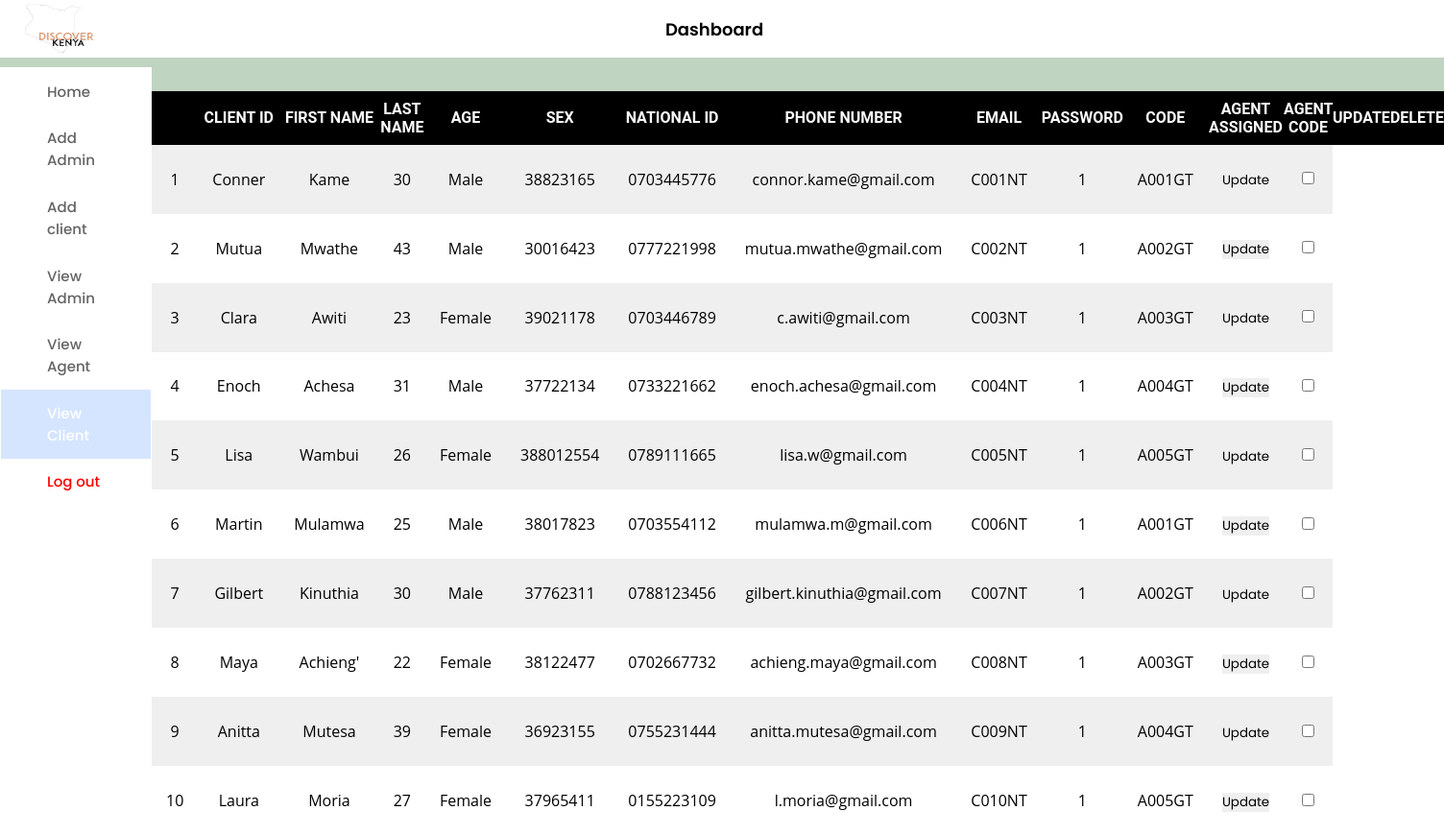
/Admin-Interface/view_client_test.php, run on the app's committed database.
### tables this page shows
CREATE TABLE `clients` (
  `client_id` int(10) NOT NULL,
  `client_fname` varchar(255) NOT NULL,
  `client_lname` varchar(255) NOT NULL,
  `age` int(3) NOT NULL,
  `sex` varchar(255) NOT NULL,
  `national_id` int(10) NOT NULL,
  `phone_number` varchar(15) NOT NULL,
  `client_email` varchar(255) NOT NULL,
  `password` varchar(255) NOT NULL,
  `registered_at` datetime NOT NULL DEFAULT current_timestamp(),
  `code_assigned` tinyint(1) NOT NULL DEFAULT 0,
  `client_code` varchar(6) DEFAULT NULL,
  `agent_assigned` tinyint(1) NOT NULL DEFAULT 0,
  `agent_code` varchar(6) NOT NULL
);

### Admin-Interface/clientdb.php (called while the page is built, shortened)
<?php
require_once("../Processes/DBCONNECT.php");
$sqli="SELECT * FROM clients";
$result = mysqli_query($conn , $sqli);
$test=mysqli_fetch_all($result, MYSQLI_ASSOC);
?>

### Admin-Interface/view_client_test.php (the view, shortened to what this page needs)
<!DOCTYPE html>
<html lang="en">
<head>
  <link rel="stylesheet" href="view_client_test.css" />
  <link rel="stylesheet" href="https://cdnjs.cloudflare.com/ajax/libs/font-awesome/6.2.0/css/all.min.css" />
</head>
<body>
  <header class="header">
    <img src="Logo.png" alt="" width="80px" height="60px">
    <div class="title">
      <span>Dashboard</span>
    </div>
      <h4><?php  include("../Processes/admin-login-process.php"); ?><?php  echo $_SESSION['admin_email']; ?></h4>
  </header>
  <div class="container">
    <nav>
      <div class="side_navbar">
        <a href="Admin_test.php">Home</a>
        <a href="add_admin_test.php">Add Admin</a>
        <a href="add_client_test.php">Add client</a>
        <a href="view_admin_test.php">View Admin</a>
        <a href="view_agent_test.php">View Agent</a>
        <a class="active" href="#">View Client</a>
        <a class="log-out-button" href="admin-login.php">Log out</a>
      </div>
    </nav>
    <table>
        <th>
            <th>Client ID</th>
            <th>First Name</th>
            <th>Last Name</th>
            <th>Age</th>
            <th>Sex</th>
            <th>National ID</th>
            <th>Phone Number</th>
            <th>Email</th>
            <th>Password</th>
            <th>Code</th>
            <th>Agent Assigned</th>
            <th>Agent Code</th>
            <th>Update</th>
            <th>Delete</th>
        </th>
        <tbody>
                <?php
                    require_once("clientdb.php");
                    foreach ($test as $key => $value){
                ?>
                <tr>
                    <td><?php echo $value["client_id"] ?></td>
                    <td><?php echo $value["client_fname"] ?></td>
                    <td><?php echo $value["client_lname"] ?></td>
                    <td><?php echo $value["age"] ?></td>
                    <td><?php echo $value["sex"] ?></td>
                    <td><?php echo $value["national_id"] ?></td>
                    <td><?php echo $value["phone_number"] ?></td>
                    <td><?php echo $value["client_email"] ?></td>
                    <td><?php echo $value["client_code"] ?></td>
                    <td><?php echo $value["agent_assigned"] ?></td>
                    <td><?php echo $value["agent_code"] ?></td>
                    <td><?php
                    echo "<div class='wrapper'>
                        <form action='editclient.php' method='POST'>
                        <input type='hidden' name='client_id' value=".$value['client_id']." />
                        <button type='Submit' class='button'>Update </button>
                        </form>
                        </div>"
                    ?></td>
                    <td><a href="deleteclient.php"?delete="<?php $value["client_id"] ?>"> <input type='checkbox' > </a></td>
                </tr>
                <?php }
                ?>
            </tbody>
    </table>
    </div>
</body>
</html>

### Admin-Interface/view_client_test.css (style rules this page uses)
* { margin: 0; padding: 0; border: none; outline: none; text-decoration: none; box-sizing: border-box; font-family: "Poppins", sans-serif; }
body { background: #c0d4c2; }
.header { display: flex; align-items: center; justify-content: space-between; height: 60px; padding: 20px; background: white; }
.title { display: flex; align-items: center; }
.title span { color: black; font-size: 18px; font-weight: 600; margin: 2rem 8rem 2rem 2rem; }
.container { margin-top: 10px; display: flex; justify-content: space-between; height: auto; }
nav { background: white; }
.side_navbar { padding: 1px; display: flex; flex-direction: column; height: 100vh; }
.side_navbar a { width: 100%; padding: 0.8rem 3rem; font-weight: 500; font-size: 15px; color: rgb(100, 100, 100); transition: all 0.35s; }
.side_navbar .log-out-button { color: red; }
.side_navbar .active { background-color: #d5e5ff; color: white; }
table { width: 80%; margin-top: 25px; border-spacing: 0; border-radius: 12px 12px 0 0; border-collapse: separate; background: white; box-shadow: black; text-align: center; }
.th,td { padding: 12px 15px; }
th { background: black; color: #fafafa; text-transform: uppercase; font-family: 'Roboto', sans-serif; }
td { font-family: 'Open sans', sans-serif; }
tr:nth-child(odd) { background-color: #eeee; }

### data on the page
clients: client_id "1", client_fname "Conner", client_lname "Kame", age "30", sex "Male", national "38823165", phone_number "0703445776", client_email "connor.kame@gmail.com", client_code "C001NT", agent_assigned "1", agent_code "A001GT"
clients: client_id "2", client_fname "Mutua", client_lname "Mwathe", age "43", sex "Male", national "30016423", phone_number "0777221998", client_email "mutua.mwathe@gmail.com", client_code "C002NT", agent_assigned "1", agent_code "A002GT"
clients: client_id "3", client_fname "Clara", client_lname "Awiti", age "23", sex "Female", national "39021178", phone_number "0703446789", client_email "c.awiti@gmail.com", client_code "C003NT", agent_assigned "1", agent_code "A003GT"
clients: client_id "4", client_fname "Enoch", client_lname "Achesa", age "31", sex "Male", national "37722134", phone_number "0733221662", client_email "enoch.achesa@gmail.com", client_code "C004NT", agent_assigned "1", agent_code "A004GT"
clients: client_id "5", client_fname "Lisa", client_lname "Wambui", age "26", sex "Female", national "388012554", phone_number "0789111665", client_email "lisa.w@gmail.com", client_code "C005NT", agent_assigned "1", agent_code "A005GT"
clients: client_id "6", client_fname "Martin", client_lname "Mulamwa", age "25", sex "Male", national "38017823", phone_number "0703554112", client_email "mulamwa.m@gmail.com", client_code "C006NT", agent_assigned "1", agent_code "A001GT"
clients: client_id "7", client_fname "Gilbert", client_lname "Kinuthia", age "30", sex "Male", national "37762311", phone_number "0788123456", client_email "gilbert.kinuthia@gmail.com", client_code "C007NT", agent_assigned "1", agent_code "A002GT"
clients: client_id "8", client_fname "Maya", client_lname "Achieng'", age "22", sex "Female", national "38122477", phone_number "0702667732", client_email "achieng.maya@gmail.com", client_code "C008NT", agent_assigned "1", agent_code "A003GT"
clients: client_id "9", client_fname "Anitta", client_lname "Mutesa", age "39", sex "Female", national "36923155", phone_number "0755231444", client_email "anitta.mutesa@gmail.com", client_code "C009NT", agent_assigned "1", agent_code "A004GT"
clients: client_id "10", client_fname "Laura", client_lname "Moria", age "27", sex "Female", national "37965411", phone_number "0155223109", client_email "l.moria@gmail.com", client_code "C010NT", agent_assigned "1", agent_code "A005GT"
